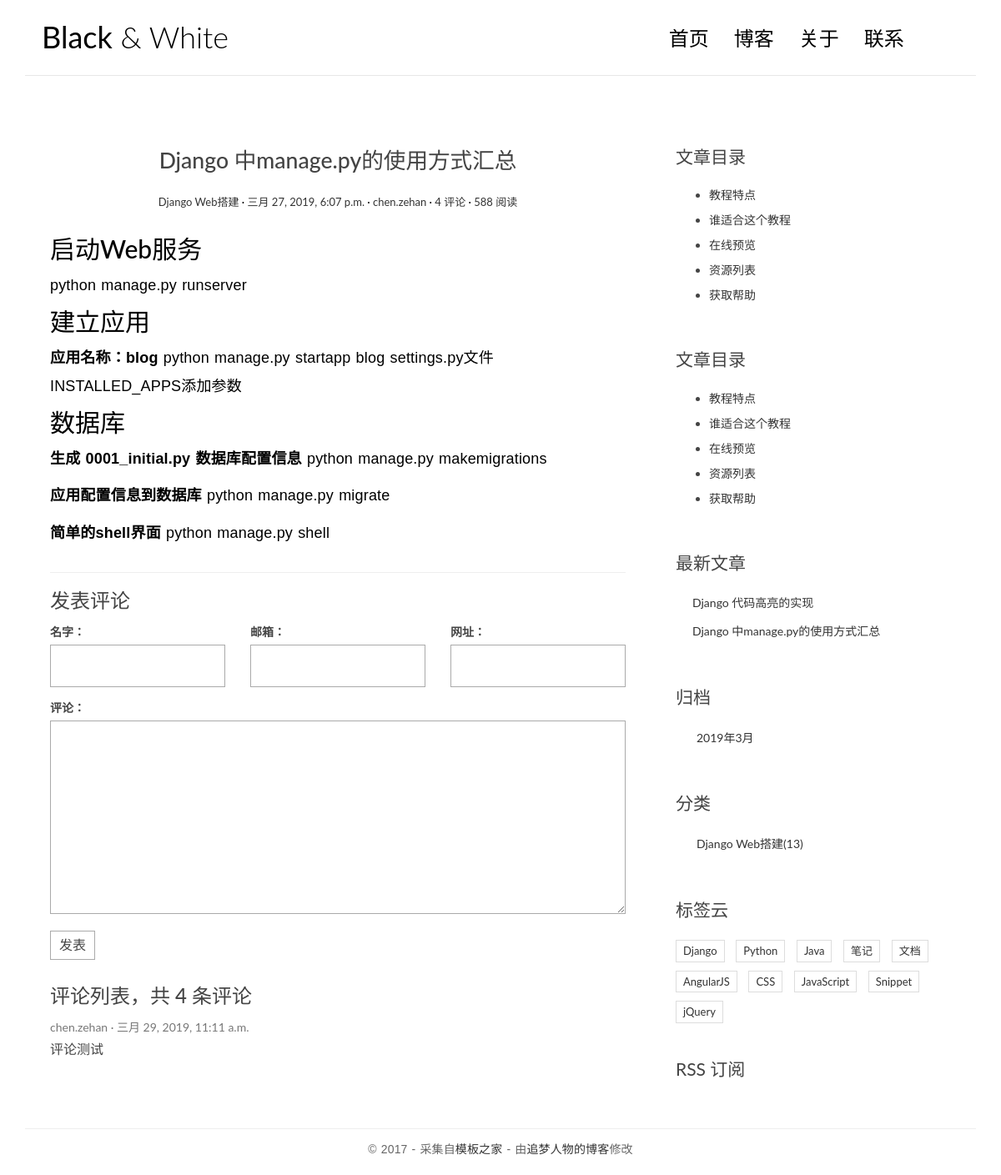
The app's page /post/1/ with its own data.
### blog/models.py (models this page shows, shortened)
class Post(models.Model):
    title = models.CharField(max_length=70)
    body = models.TextField()
    created_time = models.DateTimeField()
    modified_time = models.DateTimeField()
    excerpt = models.CharField(max_length=200,blank=True)
    category = models.ForeignKey(Category,on_delete=models.CASCADE)
    tags = models.ManyToManyField(Tag,blank=True)
    author = models.ForeignKey(User,on_delete=models.CASCADE)
    def get_absolute_url(self):
        return reverse('blog:detail',kwargs={'pk':self.pk})

class Category(models.Model):
    name = models.CharField(max_length=100)
    def __str__(self):
        return self.name

### comments/models.py (models this page shows, shortened)
class Comment(models.Model):
    name = models.CharField(max_length=100)
    email = models.EmailField(max_length=255)
    url = models.URLField(blank=True)
    text = models.TextField()
    created_time = models.DateTimeField(auto_now_add=True)
    post = models.ForeignKey('blog.Post',on_delete=models.CASCADE)

### blog/views.py (the view)
# urls.py: url(r'^post/(?P<pk>[0-9]+)/$',views.detail,name='detail'),
def detail(request,pk):
    post = get_object_or_404(Post,pk=pk)
    post.body = markdown.markdown(post.body,extensions=[
        'markdown.extensions.extra',
        'markdown.extensions.codehilite',
        'markdown.extensions.toc',
    ])
    form = CommentForm()
    comment_list = post.comment_set.all()
    context = {
        'post':post,
        'form':form,
        'comment_list':comment_list,
        }
    return render(request,'blog/detail.html',context=context)

### comments/forms.py
class CommentForm(forms.ModelForm):
    class Meta:
        model = Comment
        fields = ['name','email','url','text']

### blog/templatetags/blog_tags.py (called while the page is built)
@register.simple_tag
def get_recent_posts(num=5):
    return Post.objects.all().order_by('-created_time')[:num]

@register.simple_tag
def archives():
    return Post.objects.dates('created_time','month',order='DESC')

@register.simple_tag
def get_categories():
    return Category.objects.all()

### templates/blog/detail.html (shortened to what this page needs)
{% extends 'base.html' %}
{% block main %}
    <article class="post post-1">
        <header class="entry-header">
            <h1 class="entry-title">{{ post.title }}</h1>
            <div class="entry-meta">
                <span class="post-category"><a href="#">{{ post.category }}</a></span>
                <span class="post-date"><a href="#"><time class="entry-date"
                                                            datetime="{{ post.created_time }}">{{ post.modified_time }}</time></a></span>
                <span class="post-author"><a href="#">{{ post.author }}</a></span>
                <span class="comments-link"><a href="#">4 评论</a></span>
                <span class="views-count"><a href="#">588 阅读</a></span>
            </div>
        </header>
        <div class="entry-content clearfix">
            {{ post.body|safe }}
        </div>
    </article>
    <section class="comment-area" id="comment-area">
        <hr>
        <h3>发表评论</h3>
        <form action="{% url 'comments:post_comment' post.pk %}" method="post" class="comment-form">
            <div class="row">
                <div class="col-md-4">
                    <label for="id_name">名字：</label>
                    {{ form.name }}
                </div>
                <div class="col-md-4">
                    <label for="id_email">邮箱：</label>
                    {{ form.email }}
                </div>
                <div class="col-md-4">
                    <label for="id_url">网址：</label>
                    {{ form.url }}
                </div>
                <div class="col-md-12">
                    <label for="id_comment">评论：</label>
                    {{ form.text }}
                    <button type="submit" class="comment-btn">发表</button>
                </div>
            </div>
        </form>
        <div class="comment-list-panel">
            <h3>评论列表，共 <span>4</span> 条评论</h3>
            <ul class="comment-list list-unstyled">
                {% for comment in comment_list  %}
                    <li class="comment-item">
                        <span class="nickname">{{ comment.name }}</span>
                        <time class="submit-date">{{ comment.created_time }}</time>
                        <div class="text">
                            {{ comment.text }}
                        </div>
                    </li>
                {% empty %}
                    暂无评论
                {% endfor %}
            </ul>
        </div>
    </section>
{% endblock main %}
{% block toc %}
    <div class="widget widget-content">
        <h3 class="widget-title">文章目录</h3>
        <ul>
            <li>
                <a href="#">教程特点</a>
            </li>
            <li>
                <a href="#">谁适合这个教程</a>
            </li>
            <li>
                <a href="#">在线预览</a>
            </li>
            <li>
                <a href="#">资源列表</a>
            </li>
            <li>
                <a href="#">获取帮助</a>
            </li>
        </ul>
    </div>
{% endblock toc %}

### templates/base.html (shortened to what this page needs)
{% load staticfiles %}
{% load blog_tags %}
<!DOCTYPE html>
<html>
<head>
    <link rel="stylesheet" href="{% static 'blog/css/bootstrap.min.css' %}">
    <link rel="stylesheet" href="{% static 'blog/css/pace.css' %}">
    <link rel="stylesheet" href="{% static 'blog/css/custom.css' %}">
    <link rel="stylesheet" href="{% static 'blog/css/highlights/github.css' %}">
    <link rel="stylesheet" href="http://code.ionicframework.com/ionicons/2.0.1/css/ionicons.min.css">
</head>
<body>
<div class="container">
    <header id="site-header">
        <div class="row">
            <div class="col-md-4 col-sm-5 col-xs-8">
                <div class="logo">
                    <h1><a href="index.html"><b>Black</b> &amp; White</a></h1>
                </div>
            </div>
            <div class="col-md-8 col-sm-7 col-xs-4">
                <nav class="main-nav" role="navigation">
                    <div class="collapse navbar-collapse" id="bs-example-navbar-collapse-1">
                        <ul class="nav navbar-nav navbar-right">
                            <li class="cl-effect-11"><a href="index.html" data-hover="首页">首页</a></li>
                            <li class="cl-effect-11"><a href="full-width.html" data-hover="博客">博客</a></li>
                            <li class="cl-effect-11"><a href="about.html" data-hover="关于">关于</a></li>
                            <li class="cl-effect-11"><a href="contact.html" data-hover="联系">联系</a></li>
                        </ul>
                    </div>
                </nav>
            </div>
        </div>
    </header>
</div>
<div class="content-body">
    <div class="container">
        <div class="row">
            <main class="col-md-8">
                {% block main %}
                {% endblock main %}
            </main>
            <aside class="col-md-4">
                {% block toc %}
                {% endblock toc %}
                <div class="widget widget-content">
                    <h3 class="widget-title">文章目录</h3>
                    <ul>
                        <li>
                            <a href="#">教程特点</a>
                        </li>
                        <li>
                            <a href="#">谁适合这个教程</a>
                        </li>
                        <li>
                            <a href="#">在线预览</a>
                        </li>
                        <li>
                            <a href="#">资源列表</a>
                        </li>
                        <li>
                            <a href="#">获取帮助</a>
                        </li>
                    </ul>
                </div>
                <div class="widget widget-recent-posts">
                    <h3 class="widget-title">最新文章</h3>
                    {% get_recent_posts as recent_post_list  %}
                    <ul>
                        {% for post in recent_post_list %}
                        <li>
                            <a href="{{ post.get_absolute_url }}">{{ post.title }}</a>
                        </li>
                        {% empty %}
                            暂无文章！
                        {% endfor %}
                    </ul>
                </div>
                <div class="widget widget-archives">
                    <h3 class="widget-title">归档</h3>
                    {% archives as date_list %}
                    <ul>
                        {% for date in date_list %}
                        <li>
                            <a href="{% url 'blog:archives' date.year date.month %}">{{ date.year }}年{{ date.month }}月</a>
                        </li>
                        {% empty %}
                            暂无归档~
                        {% endfor %}
                    </ul>
                </div>
                <div class="widget widget-category">
                    <h3 class="widget-title">分类</h3>
                    {% get_categories as category_list %}
                    <ul>
                        {% for category in category_list %}
                        <li>
                            <a href="{% url 'blog:category' category.pk %}">{{ category.name }}<span class="post-count">(13)</span></a>
                        </li>
                        {% empty %}
                            暂无分类
                        {% endfor %}
                    </ul>
                </div>
                <div class="widget widget-tag-cloud">
                    <h3 class="widget-title">标签云</h3>
                    <ul>
                        <li>
                            <a href="#">Django</a>
                        </li>
                        <li>
                            <a href="#">Python</a>
                        </li>
                        <li>
                            <a href="#">Java</a>
                        </li>
                        <li>
                            <a href="#">笔记</a>
                        </li>
                        <li>
                            <a href="#">文档</a>
                        </li>
                        <li>
                            <a href="#">AngularJS</a>
                        </li>
                        <li>
                            <a href="#">CSS</a>
                        </li>
                        <li>
                            <a href="#">JavaScript</a>
                        </li>
                        <li>
                            <a href="#">Snippet</a>
                        </li>
                        <li>
                            <a href="#">jQuery</a>
                        </li>
                    </ul>
                </div>
                <div class="rss">
                    <a href=""> RSS 订阅</a>
                </div>
            </aside>
        </div>
    </div>
</div>
<footer id="site-footer">
    <div class="container">
        <div class="row">
            <div class="col-md-12">
                <p class="copyright">&copy 2017 - 采集自<a href="http://www.cssmoban.com/"
                                                        target="_blank" title="模板之家">模板之家</a>
                    - 由<a href="http://zmrenwu.com/" title="网页模板" target="_blank">追梦人物的博客</a>修改
                </p>
            </div>
        </div>
    </div>
</footer>
</body>
</html>

### blog/static/blog/css/custom.css (style rules this page uses)
* { outline: none; }
h1, h2, h3, h4, h5, h6 { margin-top: 0; }
b { font-weight: 400; }
a { color: #333; }
body { color: #444; font-family: 'Lato', sans-serif; }
p { font-family: 'Ubuntu', sans-serif; font-weight: 400; word-spacing: 1px; letter-spacing: 0.01em; }
#site-header { background-color: #FFF; padding: 25px 20px; margin-bottom: 40px; border-bottom: 1px solid #e7e7e7; }
.logo h1 a { color: #000; }
.logo h1 { margin: 0; font-family: 'Lato', sans-serif; font-weight: 300; }
.main-nav { margin-top: 11px; max-width: 95%; }
.main-nav a { color: #000000 !important; padding: 0 0 5px 0 !important; margin-right: 30px; font-family: 'Lato', sans-serif; font-weight: 300; font-size: 24px; }
.cl-effect-11 a { padding: 10px 0; color: #0972b4; text-shadow: none; }
.cl-effect-11 a::before { position: absolute; top: 0; left: 0; overflow: hidden; padding: 0 0 5px 0 !important; max-width: 0; border-bottom: 1px solid #000; color: #000; content: attr(data-hover); white-space: nowrap; -webkit-transition: max-width 0.5s; -moz-transition: max-width 0.5s; transition: max-width 0.5s; }
.content-body { padding-bottom: 4em; }
.post { background: #fff; padding: 30px 30px 0; }
.entry-title { text-align: center; font-size: 1.9em; margin-bottom: 20px; line-height: 1.6; padding: 10px 20px 0; }
.entry-meta { text-align: center; color: #DDDDDD; font-size: 13px; margin-bottom: 30px; }
.entry-content { font-size: 18px; line-height: 1.9; font-weight: 300; color: #000; }
.post-category::after, .post-date::after, .post-author::after, .comments-link::after { content: ' ·'; color: #000; }
.widget { background: #fff; padding: 30px 0 0; }
.widget-title { font-size: 1.5em; margin-bottom: 20px; line-height: 1.6; padding: 10px 0 0; font-weight: 400; }
.widget-recent-posts ul { padding: 0; margin: 0; padding-left: 20px; }
.widget-recent-posts ul li { list-style-type: none; position: relative; line-height: 170%; margin-bottom: 10px; }
.widget-recent-posts ul li::before { content: '\f3d3'; font-family: "Ionicons"; position: absolute; left: -17px; top: 3px; font-size: 16px; color: #000; }
.widget-archives ul { padding: 0; margin: 0; padding-left: 25px; }
.widget-archives ul li { list-style-type: none; position: relative; line-height: 170%; margin-bottom: 10px; }
.widget-archives ul li::before { content: '\f3f3'; font-family: "Ionicons"; position: absolute; left: -25px; top: 1px; font-size: 16px; color: #000; }
.widget-category ul { padding: 0; margin: 0; padding-left: 25px; }
.widget-category ul li { list-style-type: none; position: relative; line-height: 170%; margin-bottom: 10px; }
.widget-category ul li::before { content: '\f3fe'; font-family: "Ionicons"; position: absolute; left: -25px; top: 1px; font-size: 18px; color: #000; }
.widget-tag-cloud ul { padding: 0; margin: 0; margin-right: -10px; }
.widget-tag-cloud ul li { list-style-type: none; font-size: 13px; display: inline-block; margin-right: 10px; margin-bottom: 10px; padding: 3px 8px; border: 1px solid #ddd; }
.widget-content ul li { margin-bottom: 10px; }
.rss { font-size: 21px; margin-top: 30px; }
.rss a { color: #444; }
#site-footer { padding-top: 10px; padding: 0 0 1.5em 0; }
.copyright { text-align: center; padding-top: 1em; margin: 0; border-top: 1px solid #eee; color: #666; }
.contact-form input, .comment-form input { border: 1px solid #aaa; margin-bottom: 15px; width: 100%; padding: 15px 15px; font-size: 16px; line-height: 100%; transition: 0.4s border-color linear; }
.contact-form textarea, .comment-form textarea { border: 1px solid #aaa; margin-bottom: 15px; width: 100%; padding: 15px 15px; font-size: 16px; line-height: 20px !important; min-height: 183px; transition: 0.4s border-color linear; }
.comment-area { padding: 0 30px 0; }
.comment-form { margin-top: 15px; }
.comment-form .comment-btn { background-color: #fff; border: 1px solid #aaa; font-size: 16px; padding: 5px 10px; }
.comment-list-panel { margin-top: 30px; }
.comment-list { margin-top: 15px; }
.comment-item .nickname, .comment-item .submit-date { color: #777; font-size: 14px; }
.comment-item .nickname:after { content: ' ·'; }
.comment-item .text { padding-top: 5px; font-size: 16px; }

### records on screen
Post: title "Django 中manage.py的使用方式汇总", category "Django Web搭建", modified_time "三月 27, 2019, 6:07 p.m.", author "chen.zehan", body "启动Web服务 python manage.py runserver 建立应用 应用名称：blog python manage.py startapp blog settings.py文件 INSTALLED_APPS添加参数 数据库 生成 0001_initial.py 数据库配置信息 python manage.py makemigrations 应用配置信息到数据库 python manage.py migrate 简单的shell界面 python manage.py shell"
Comment: name "chen.zehan", created_time "三月 29, 2019, 11:11 a.m.", text "评论测试"
Post: title "Django 代码高亮的实现"
Category: name "Django Web搭建"

### other values on screen
{{ date.year }} "2019"
{{ date.month }} "3"
